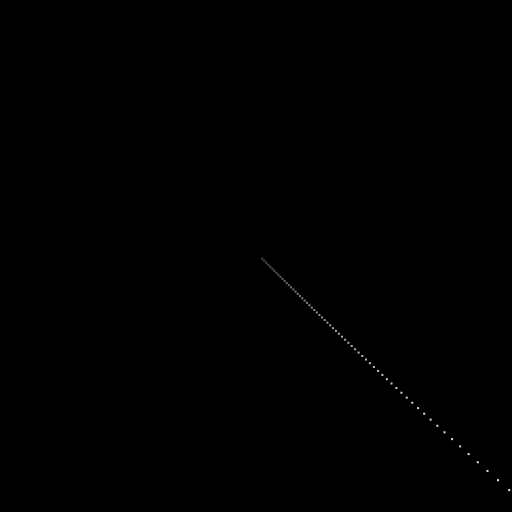
Frame 1 (no input)
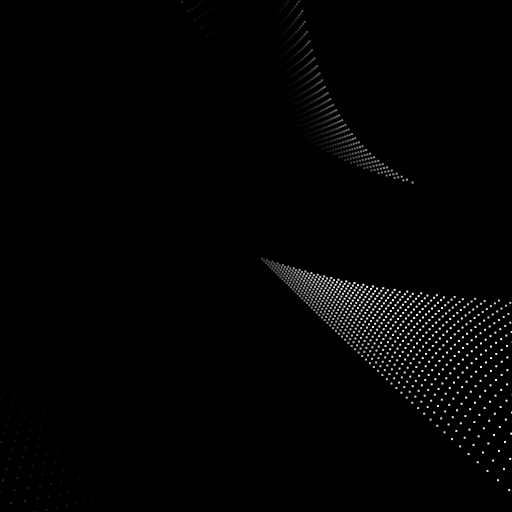
Frame 60 (the mouse pressed at the canvas centre just before this capture)
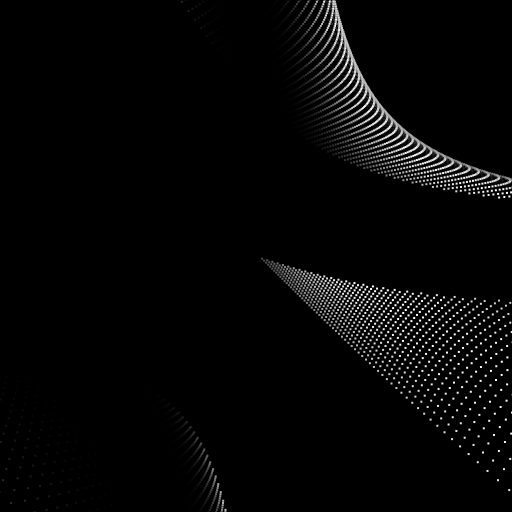
Frame 120 (the mouse held since frame 60 and released just before this capture)

The Processing sketch that drew these frames (run headless with seeded random() and noise(); from frame 60 on, the mouse is pressed at the canvas centre):

// Processing sketch: build
// ── build.pde
/*
 * exloring waves : #01
 */

int w = 512;
int h = 512;
float radius = 1.0;
float mag = ( w * 0.45 ) - radius;

void settings() {
  size(w, h);
  smooth();
}

void setup() {
  background(0);
  noStroke();
}

void draw() {
  translate(width/2, height/2);
  for (int i = 0; i < 100; i++) {
    float w = map(sin(radians(frameCount)), -1, 1, -100, 100);
    // float wave1 = map(sin(radians(frameCount * 0.8 + i + w)), -1, 1, -mag, mag);
    float wave1 = map(tan(radians(frameCount * 0.8 + i + w)), -1, 1, -mag/2, mag/2);
    // float wave2 = map(cos(radians(frameCount * 0.2 + i)), -1, 1, -mag, mag);
    float wave2 = map(tan(radians(frameCount * 0.8 + i)), -1, 1, -mag/2, mag/2);
    float c = map(sin(radians(frameCount * 5 + i)), -1, 1, 0, 255);
    // fill(c, 0, 100, 64);
    fill(c, c);
    // ellipse(wave1, wave2, radius*2, radius*2);
    rect(wave1, wave2, radius*2, radius*2);
  }
}
